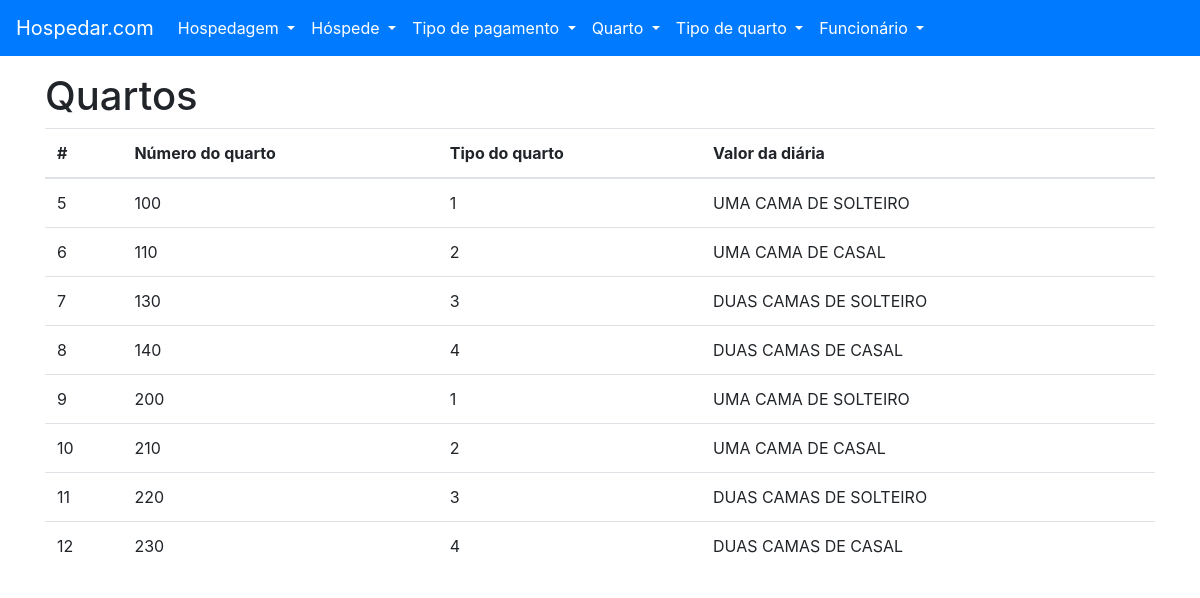
Page /quarto/listar on the earlier database version.
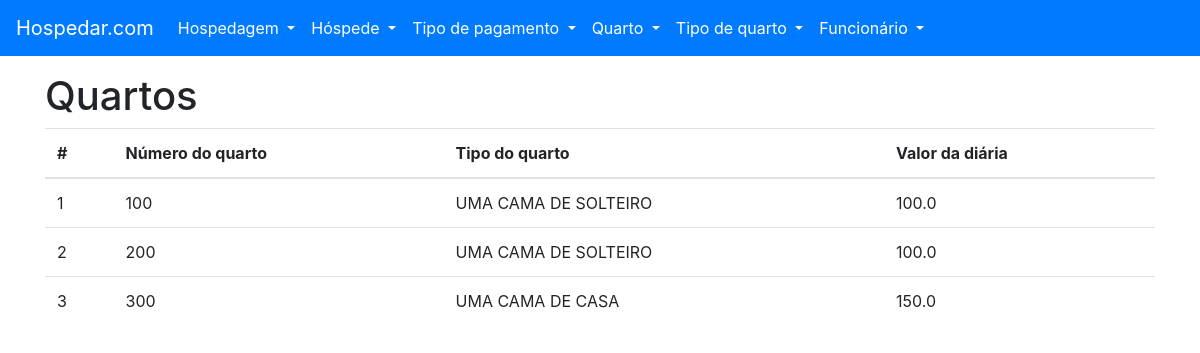
Same page on the later database version.
### tables this page shows
CREATE TABLE "QUARTO" (
	"ID_QUARTO" INTEGER NOT NULL PRIMARY KEY AUTOINCREMENT UNIQUE,
	"NU_QUARTO" INTEGER NOT NULL UNIQUE,
	
	"ID_TIPO_QUARTO" INTEGER NOT NULL,

	FOREIGN KEY ("ID_TIPO_QUARTO") REFERENCES "TIPO_QUARTO" ("ID_TIPO_QUARTO")
);

CREATE TABLE "TIPO_QUARTO" (
	"ID_TIPO_QUARTO" INTEGER NOT NULL PRIMARY KEY AUTOINCREMENT UNIQUE,
	"NO_TIPO_QUARTO" VARCHAR(16) NOT NULL UNIQUE,
	"VL_DIARIA" REAL NOT NULL
);

### project/backend/quarto/views.py (the view)
def listar():
    with QuartoTipoQuartView(DATABASE_URL) as db:
        try:
            quarto_tipo_quarto = db.select_all()
        except (DatabaseException, OperationalError, IntegrityError) as err:
            flash(str(err), 'danger')
            return render_template('quarto-listar.html')
    return render_template('quarto-listar.html', quarto_tipo_quarto=quarto_tipo_quarto)

### project/backend/main/models.py (called while the page is built)
    def __enter__(self):
        self.open()
        return self

    def __exit__(self, exc_type, exc_val, exc_tb):
        self.close()

    @property
    def cursor(self):
        return self._cursor

    def open(self):
        self._connection = sqlite3.connect(self.url)
        self._cursor = self._connection.cursor()

    def close(self):
        self._connection.close()

    def cursor_to_dict(self, cursors: Iterable):
        return [dict(zip(self.__tablecolumns__, cursor)) for cursor in cursors]

    def select_all(self):
        if self._connection:
            return self.cursor_to_dict(self.cursor.execute(f'SELECT * FROM "{self.__tablename__}" ;'))
        raise ProgrammingError('ProgrammingError: Cannot operate on a closed database.')

### project/frontend/templates/quarto-listar.html (shortened to what this page needs)
{% extends 'base.html' %}
{% from 'macros.html' import flash %}
{% block content %}
    <h1>Quartos</h1>
    <table class="table">
        <thead>
        <tr>
            <th scope="col">#</th>
            <th scope="col">Número do quarto</th>
            <th scope="col">Tipo do quarto</th>
            <th scope="col">Valor da diária</th>
        </tr>
        </thead>
        <tbody>
        {% for quarto in quarto_tipo_quarto %}
            <tr>
                <td scope="row">{{ quarto['ID_QUARTO'] }}</td>
                <td>{{ quarto['NU_QUARTO'] }}</td>
                <td>{{ quarto['NO_TIPO_QUARTO'] }}</td>
                <td>{{ quarto['VL_DIARIA'] }}</td>
            </tr>
        {% endfor %}
        </tbody>
    </table>
{% endblock content%}

Differences in the rows shown:
removed QUARTO: ID_QUARTO "5", NU_QUARTO "100", NO_TIPO_QUARTO "1", VL_DIARIA "UMA CAMA DE SOLTEIRO"
removed QUARTO: ID_QUARTO "6", NU_QUARTO "110", NO_TIPO_QUARTO "2", VL_DIARIA "UMA CAMA DE CASAL"
removed QUARTO: ID_QUARTO "7", NU_QUARTO "130", NO_TIPO_QUARTO "3", VL_DIARIA "DUAS CAMAS DE SOLTEIRO"
removed QUARTO: ID_QUARTO "8", NU_QUARTO "140", NO_TIPO_QUARTO "4", VL_DIARIA "DUAS CAMAS DE CASAL"
removed QUARTO: ID_QUARTO "9", NU_QUARTO "200", NO_TIPO_QUARTO "1", VL_DIARIA "UMA CAMA DE SOLTEIRO"
removed QUARTO: ID_QUARTO "10", NU_QUARTO "210", NO_TIPO_QUARTO "2", VL_DIARIA "UMA CAMA DE CASAL"
removed QUARTO: ID_QUARTO "11", NU_QUARTO "220", NO_TIPO_QUARTO "3", VL_DIARIA "DUAS CAMAS DE SOLTEIRO"
removed QUARTO: ID_QUARTO "12", NU_QUARTO "230", NO_TIPO_QUARTO "4", VL_DIARIA "DUAS CAMAS DE CASAL"
added QUARTO: ID_QUARTO "1", NU_QUARTO "100", NO_TIPO_QUARTO "UMA CAMA DE SOLTEIRO", VL_DIARIA "100.0"
added QUARTO: ID_QUARTO "2", NU_QUARTO "200", NO_TIPO_QUARTO "UMA CAMA DE SOLTEIRO", VL_DIARIA "100.0"
added QUARTO: ID_QUARTO "3", NU_QUARTO "300", NO_TIPO_QUARTO "UMA CAMA DE CASA", VL_DIARIA "150.0"
